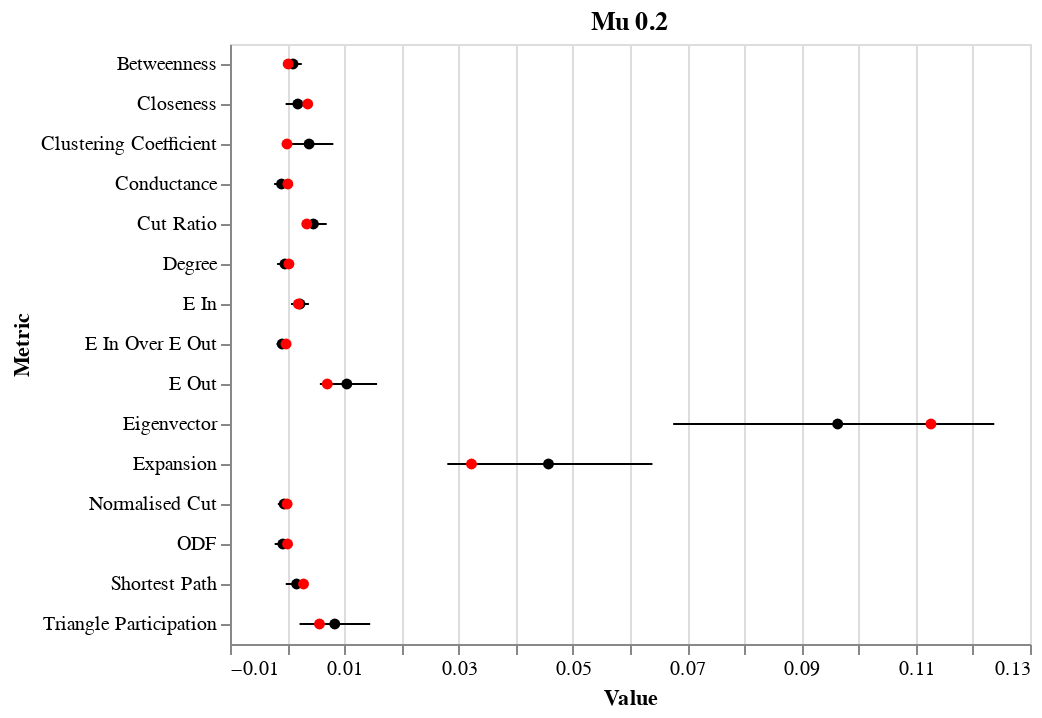
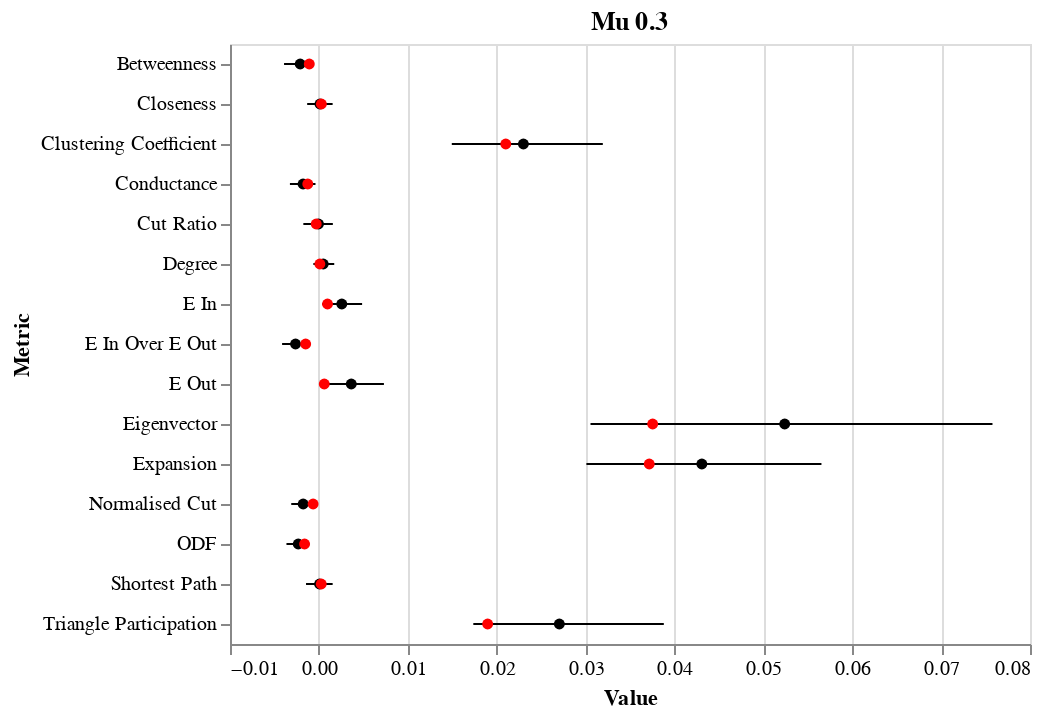

The notebook cell saved with these charts, in order:
### Code cell
for mu in [2, 3, 4]:
    accuracy = []
    balanced_accuracy = []
    mu_feature_importances = {'Metric': [], 'Value': []}
    for graph in [1, 2, 3, 4, 5]:
        with open('Community_Data/LPA/Results/mu_0_{0}/graph_0{1}/results'.format(mu, graph), 'rb') as f:
            results = pickle.load(f)
        perm_importances = results['Feature Importances']
        accuracy.append(np.mean(results['Accuracy Scores']))
        balanced_accuracy.append(np.mean(results['Balanced Accuracy Scores']))
        for feat, val in perm_importances.items():
            mu_feature_importances['Metric'].append(feat)
            mu_feature_importances['Value'].append(val)
    for graph in [1, 2, 3, 4, 5, 6, 7, 8, 9, 10, 11, 12, 13, 14, 15]:
        with open('Community_Data/LPA/Results_Additional/mu_0_{0}/graph_0{1}/results'.format(mu, graph), 'rb') as f:
            results = pickle.load(f)
        perm_importances = results['Feature Importances']
        accuracy.append(np.mean(results['Accuracy Scores']))
        balanced_accuracy.append(np.mean(results['Balanced Accuracy Scores']))
        for feat, val in perm_importances.items():
            mu_feature_importances['Metric'].append(feat)
            mu_feature_importances['Value'].append(val)
    mu_feature_importances = pd.DataFrame(data=mu_feature_importances)
    error_bars = alt.Chart(mu_feature_importances).mark_errorbar(extent='ci').encode(
      x=alt.X('Value:Q', scale=alt.Scale(zero=False)),
      y=alt.Y('Metric:N')
    )


    mean_points = alt.Chart(mu_feature_importances).mark_point(filled=True, color='black').encode(
      x=alt.X('Value:Q', aggregate='mean'),
      y=alt.Y('Metric:N'),
    )
    
    median_points = alt.Chart(mu_feature_importances).mark_point(filled=True, color='red').encode(
      x=alt.X('Value:Q', aggregate='median'),
      y=alt.Y('Metric:N'),
    )

    final_plot = (error_bars + mean_points + median_points).properties(
        title='Mu 0.{0}'.format(mu)
    )

    final_plot.display()
    
    print('Random forest accuracy for each graph:', list(np.around(accuracy, decimals=2)))
    print('')
    print('Random forest balanced accuracy for each graph:', list(np.around(balanced_accuracy, decimals=2)))

### Figure 1 — Vega-Lite specification as saved in the notebook (floating-point values rounded to 4 significant figures; data arrays with more than 128 entries replaced by an {"elided": "..."} marker saying what was removed)
{"config": {"view": {"continuousWidth": 400, "continuousHeight": 300}}, "layer": [{"mark": {"type": "errorbar", "extent": "ci"}, "encoding": {"x": {"type": "quantitative", "field": "Value", "scale": {"zero": false}}, "y": {"type": "nominal", "field": "Metric"}}}, {"mark": {"type": "point", "color": "black", "filled": true}, "encoding": {"x": {"type": "quantitative", "aggregate": "mean", "field": "Value"}, "y": {"type": "nominal", "field": "Metric"}}}, {"mark": {"type": "point", "color": "red", "filled": true}, "encoding": {"x": {"type": "quantitative", "aggregate": "median", "field": "Value"}, "y": {"type": "nominal", "field": "Metric"}}}], "data": {"name": "data-38c54441d2e305e26a481c8e0214bde3"}, "title": "Mu 0.2", "$schema": "https://vega.github.io/schema/vega-lite/v4.0.2.json", "datasets": {"data-38c54441d2e305e26a481c8e0214bde3": {"elided": "300 records"}}}

### Figure 2 — Vega-Lite specification as saved in the notebook (floating-point values rounded to 4 significant figures; data arrays with more than 128 entries replaced by an {"elided": "..."} marker saying what was removed)
{"config": {"view": {"continuousWidth": 400, "continuousHeight": 300}}, "layer": [{"mark": {"type": "errorbar", "extent": "ci"}, "encoding": {"x": {"type": "quantitative", "field": "Value", "scale": {"zero": false}}, "y": {"type": "nominal", "field": "Metric"}}}, {"mark": {"type": "point", "color": "black", "filled": true}, "encoding": {"x": {"type": "quantitative", "aggregate": "mean", "field": "Value"}, "y": {"type": "nominal", "field": "Metric"}}}, {"mark": {"type": "point", "color": "red", "filled": true}, "encoding": {"x": {"type": "quantitative", "aggregate": "median", "field": "Value"}, "y": {"type": "nominal", "field": "Metric"}}}], "data": {"name": "data-ba83652d6fcfc72e681d0fd5c42b3dc0"}, "title": "Mu 0.3", "$schema": "https://vega.github.io/schema/vega-lite/v4.0.2.json", "datasets": {"data-ba83652d6fcfc72e681d0fd5c42b3dc0": {"elided": "300 records"}}}
